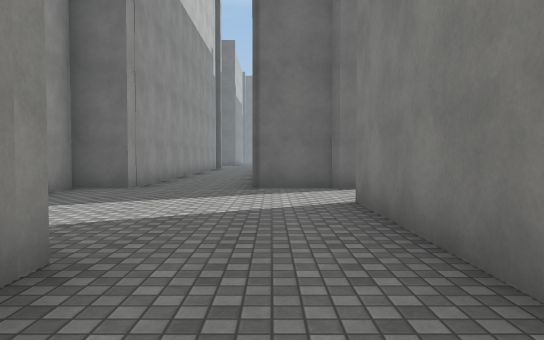
view 1 (above)

14 first-person views from a walk through a Unity game level. The camera is 1.3 m above the floor, tilts 2° down and sees 70° across. The floor is counted in squares, 2 m on a side. Each view is taken from the middle of a square. On the plan, view 1 faces up. The plan holds only what a view shows up to about 11 squares ahead; the rest is blank. The place goes on beyond the plan. Surface patterns are stand-ins for the level's own textures.

view 2
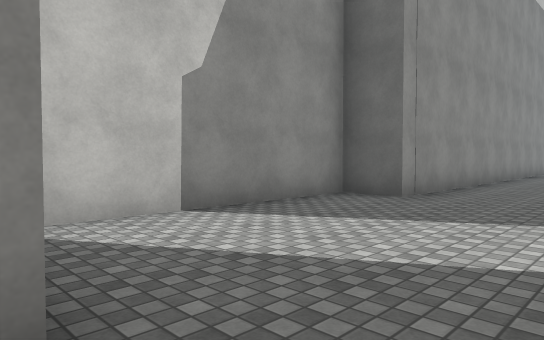

view 3
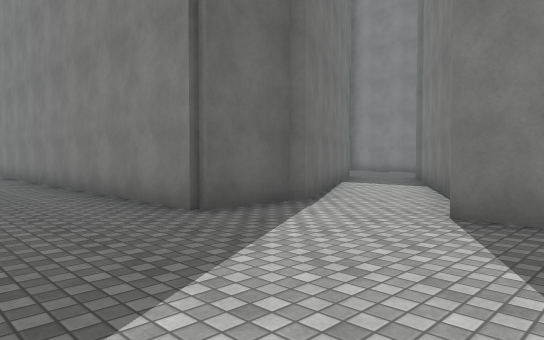

view 4
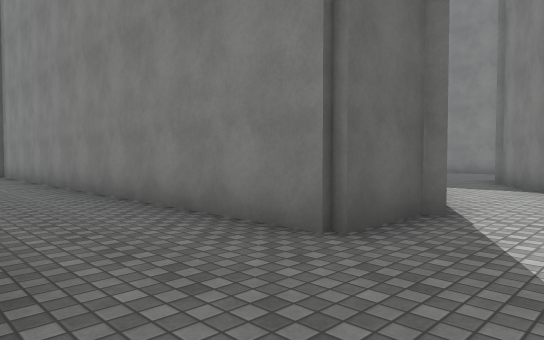

view 5
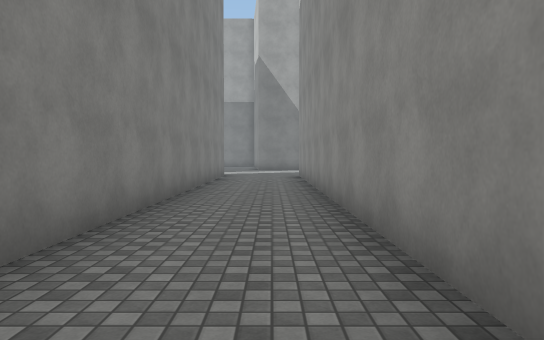

view 6
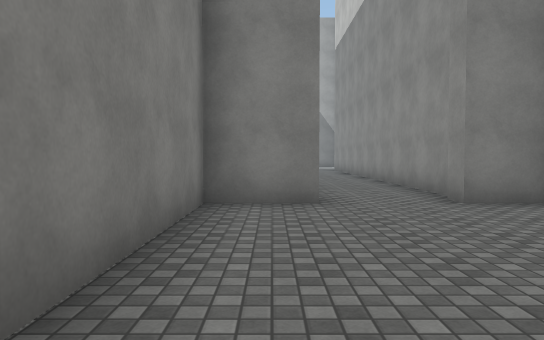

view 7
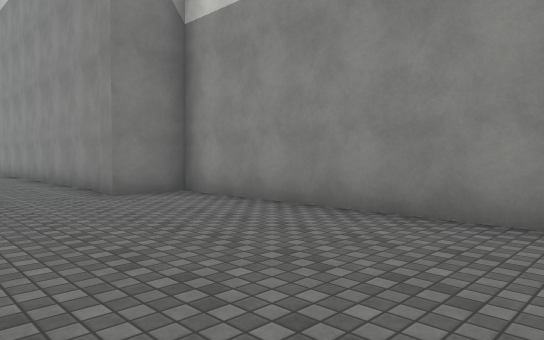

view 8
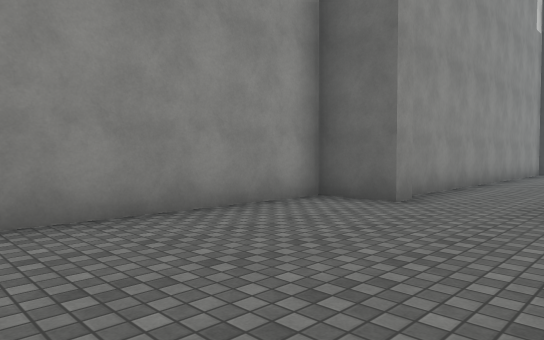

view 9
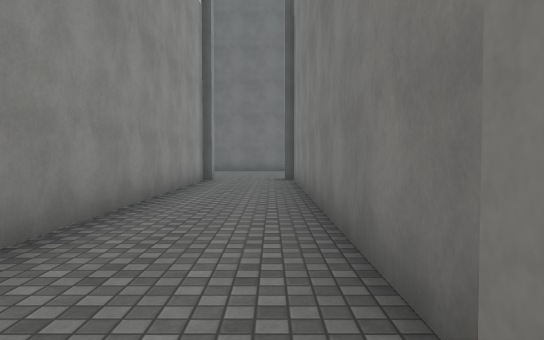

view 10
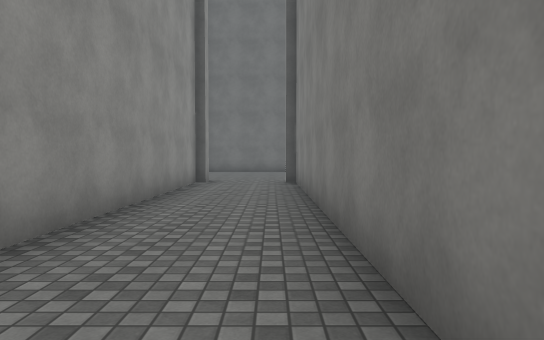

view 11
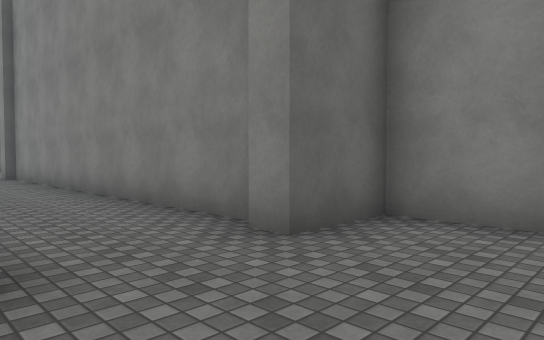

view 12
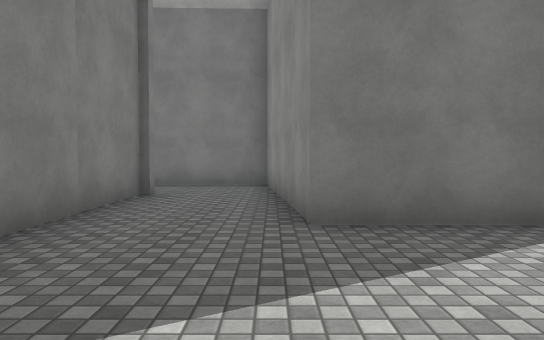

view 13
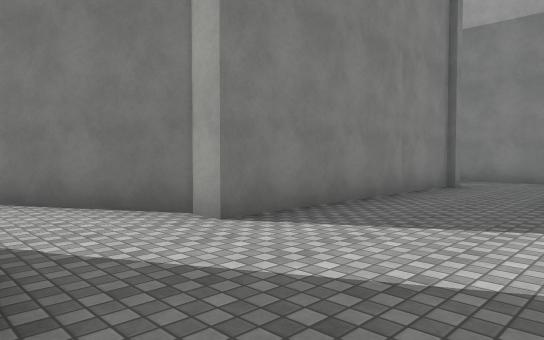

view 14
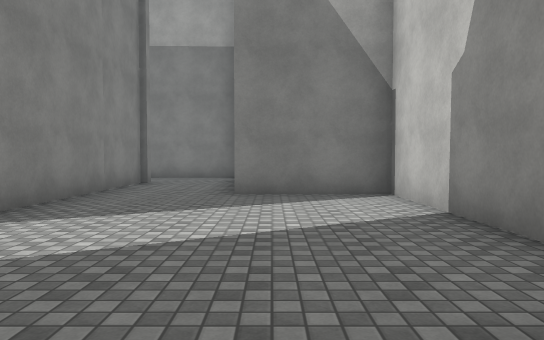

### Floor plan
Points are (right, up) in squares from view 1. A wall is a line through its corners. A room is listed if a view was taken in it or the views show most of it. See-through windows are left out.
Room 1 (views 1, 2, 3, 4, 12, 13, 14)
walls: (1.2, 7.8) (-0.4, 7.8) (-0.4, 19); (2.4, 8.2) (1.3, 7.6); (-1.4, 2.1) (-1.1, -0.5); (1.2, -0.9) (1.2, 5.6) (1.9, 5.6) (3.7, 6.6); (-2.9, 19.8) (-2.9, 7.8) (-4, 7.8) (-4, 2.4) (-1.2, 2.4); (-2.7, 20.7) (-2.7, 20.1)
ways out: opening at (-1.5, 21) to room 2; opening at (0, 0); opening at (3, 7)
Room 2 (views 5, 6, 7, 8, 9, 10, 11)
walls: (-2.7, 28.8) (-2.7, 28.1) (-4, 28.1) (-4, 20.7) (-2.7, 20.7); (-0.4, 28.9) (-0.4, 38.8); (0.9, 26.6) (0.9, 28.1) (-0.6, 28.1) (-0.6, 28.8); (-0.8, 20.7) (0.9, 20.7) (0.9, 24.8); (-2.9, 38.6) (-2.9, 29.1); (-0.6, 38.6) (-0.6, 39.2); (-2.7, 39.1) (-2.7, 38.6)
ways out: opening at (-1.5, 21) to room 1

Positions as (right, up) in squares from view 1, and headings:
1: (0, 0), facing up
2: (0, 2), facing up-left
3: (-3, 4), facing up-right
4: (-3, 6), facing up-right
5: (-2, 21), facing down
6: (0, 26), facing down
7: (0, 27), facing down-left
8: (0, 23), facing up-left
9: (-1, 28), facing up
10: (-1, 29), facing up
11: (-3, 26), facing up-right
12: (-1, 6), facing down
13: (-2, 8), facing down-right
14: (-2, 9), facing down
